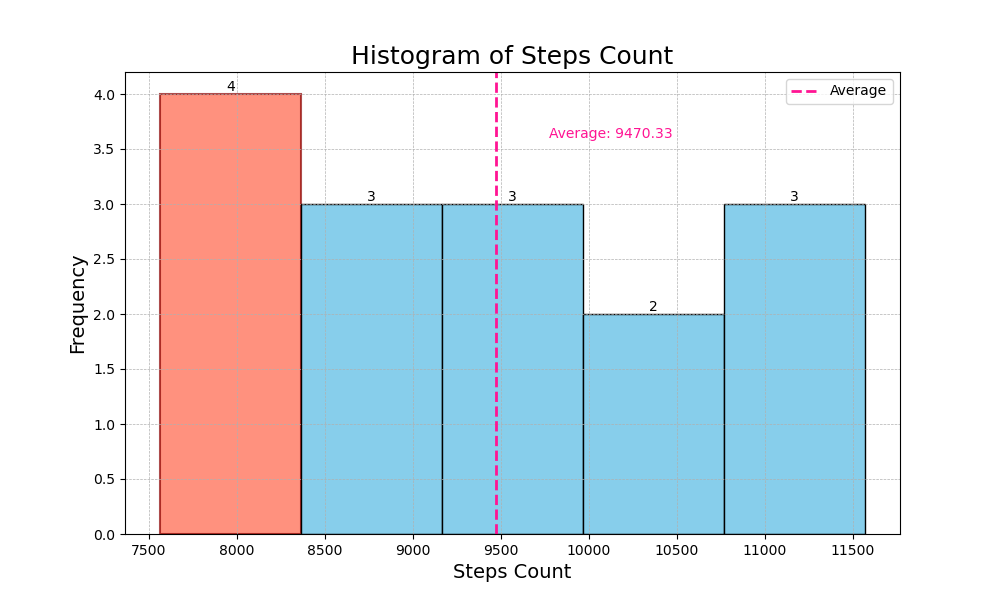

This chart was generated by the following Python code:

import matplotlib.pyplot as plt

# Provided data in a list of dictionaries
data = [
    {'Steps Count': 10234}, {'Steps Count': 8905}, {'Steps Count': 11567},
    {'Steps Count': 9765}, {'Steps Count': 7922}, {'Steps Count': 8281},
    {'Steps Count': 9054}, {'Steps Count': 10876}, {'Steps Count': 9678},
    {'Steps Count': 7564}, {'Steps Count': 11532}, {'Steps Count': 9856},
    {'Steps Count': 7633}, {'Steps Count': 10456}, {'Steps Count': 8732}
]

# Extracting the steps count into a list for plotting
steps_counts = [entry['Steps Count'] for entry in data]

# Plotting the histogram
plt.figure(figsize=(10, 6)) # setting the size of the plot

# Creating the histogram with diversified visual encoding
n, bins, patches = plt.hist(steps_counts, bins=5, color='skyblue', edgecolor='black')

# Highlighting the maximum bin
max_bin = max(n)
max_bin_index = list(n).index(max_bin)
patches[max_bin_index].set_fc('tomato')  # Changing fill color
patches[max_bin_index].set_edgecolor('darkred')  # Changing edge color
patches[max_bin_index].set_linewidth(1.5)  # Changing line width
patches[max_bin_index].set_alpha(0.7)  # Changing transparency

# Adding additional visual elements for clarity and aesthetics
plt.title('Histogram of Steps Count', fontsize=18)
plt.xlabel('Steps Count', fontsize=14)
plt.ylabel('Frequency', fontsize=14)
plt.grid(True, which='major', linestyle='--', linewidth=0.5)
plt.axvline(x=sum(steps_counts)/len(steps_counts), color='deeppink', linestyle='dashed', linewidth=2, label='Average')
plt.legend()

# Annotating the average line
average_steps = sum(steps_counts) / len(steps_counts)
plt.text(average_steps + 300, max_bin - 0.1 * max_bin, f'Average: {average_steps:.2f}', color='deeppink')

# Adding text to the bars
for count, rect in zip(n, patches):
    height = rect.get_height()
    plt.text(rect.get_x() + rect.get_width()/2., height, f'{int(count)}', ha='center', va='bottom')

# Show the plot
plt.show()
